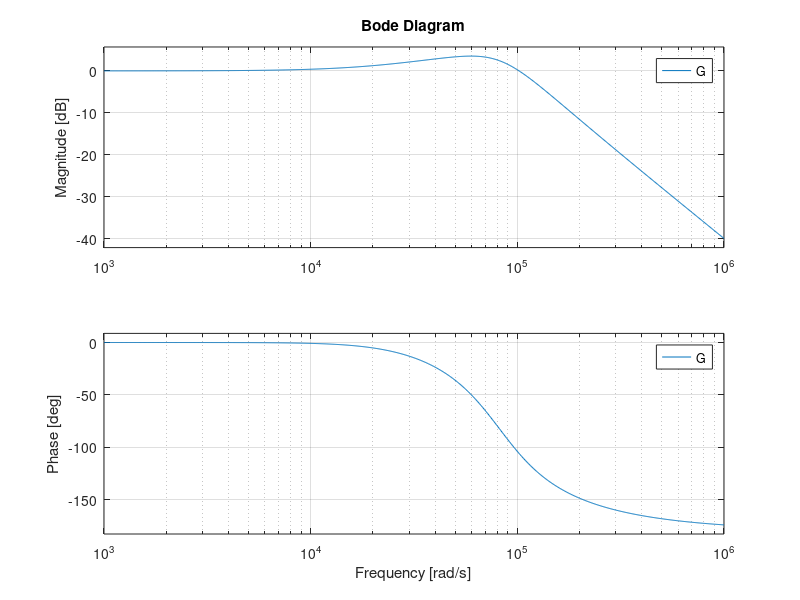

Write the MATLAB code that produced this figure.
%{
clear, clc

% R-C Pasa altos 

C = 0.1*10^-6;
R = 1000;
Num = [1 0];
Den = [1 1/(R*C) ]
G = tf( Num, Den)
bode(G)
%}


%{
clear, clc

% R-C Pasa bajos 

C = 0.1*10^-6;
R = 1000;
Num = [ 1/(R*C) ];
Den = [1 1/(R*C)]
G = tf( Num, Den)
bode(G)
%}

%{
clear, clc

% R-C Pasa banda

C = 0.1*10^-6;
R = 1000;
k = 2;

Num = [ k/(R*C) 0 ];
Den = [ 1 2/(R*C) 1/(R*C)^2]
G = tf( Num, Den)
bode(G)
%}

%{
clear, clc

% R-C Pasa banda distintos componentes

C1 = 0.1*10^-6;
R1 = 1000;
C2 = 0.01*10^-6;
R2 = 1000;

k = 5;

Num = [ k/(R1*C1) 0 ];
Den = [ 1 ((R1*C1+R2*C2)/(R1*C1*R2*C2)) 1/(R1*C1*R2*C2)]
G = tf( Num, Den)
bode(G)
%}

%{
clear, clc

% R-C rechaza banda (Notch) distintos componentes

C1 = 0.1*10^-6;
R1 = 1000;
C2 = 0.1*10^-6;
R2 = 1000;

k = 1;

Num = [ k k*((R1*C1+R2*C2)/(R1*C1*R2*C2)) k/(R1*C1*R2*C2) ];
Den = [ 1/(R1*C1) 0 ]
G = tf( Num, Den)
bode(G)
%}

%{
clear, clc

% R-L-C Pasa bajos

C = 0.1*10^-6;
L = 1*10^-3;
R = 1.23;

Num = [ 1/(L*C) ];
Den = [ 1 R/L 1/(L*C) ]
G = tf( Num, Den)
bode(G)

%}


clear, clc

% L-C Pasa bajos amortiguado

C = 0.1*10^-6;
RD = 100;
CD = 0.4*10^-6;
L = 1*10^-3;

Num = [ RD*CD 1 ];
Den = [ C*CD*L*RD C*L+CD*L RD*CD 1 ]
G = tf( Num, Den)
bode(G)

